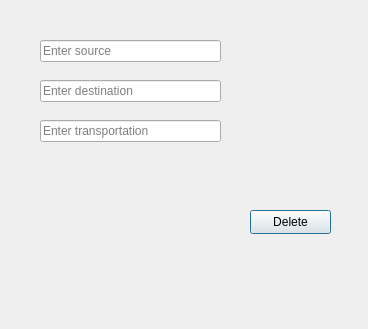
<?xml version="1.0" encoding="UTF-8"?>
<ui version="4.0">
 <class>deletet</class>
 <widget class="QDialog" name="deletet">
  <property name="geometry">
   <rect>
    <x>0</x>
    <y>0</y>
    <width>368</width>
    <height>329</height>
   </rect>
  </property>
  <property name="windowTitle">
   <string>Dialog</string>
  </property>
  <widget class="QLineEdit" name="lineEdit">
   <property name="geometry">
    <rect>
     <x>40</x>
     <y>40</y>
     <width>181</width>
     <height>22</height>
    </rect>
   </property>
   <property name="placeholderText">
    <string>Enter source</string>
   </property>
  </widget>
  <widget class="QLineEdit" name="lineEdit_2">
   <property name="geometry">
    <rect>
     <x>40</x>
     <y>80</y>
     <width>181</width>
     <height>22</height>
    </rect>
   </property>
   <property name="placeholderText">
    <string>Enter destination</string>
   </property>
  </widget>
  <widget class="QLineEdit" name="lineEdit_3">
   <property name="geometry">
    <rect>
     <x>40</x>
     <y>120</y>
     <width>181</width>
     <height>22</height>
    </rect>
   </property>
   <property name="placeholderText">
    <string>Enter transportation</string>
   </property>
  </widget>
  <widget class="QPushButton" name="pushButton">
   <property name="geometry">
    <rect>
     <x>250</x>
     <y>210</y>
     <width>81</width>
     <height>24</height>
    </rect>
   </property>
   <property name="text">
    <string>Delete</string>
   </property>
  </widget>
 </widget>
 <resources/>
 <connections/>
</ui>
